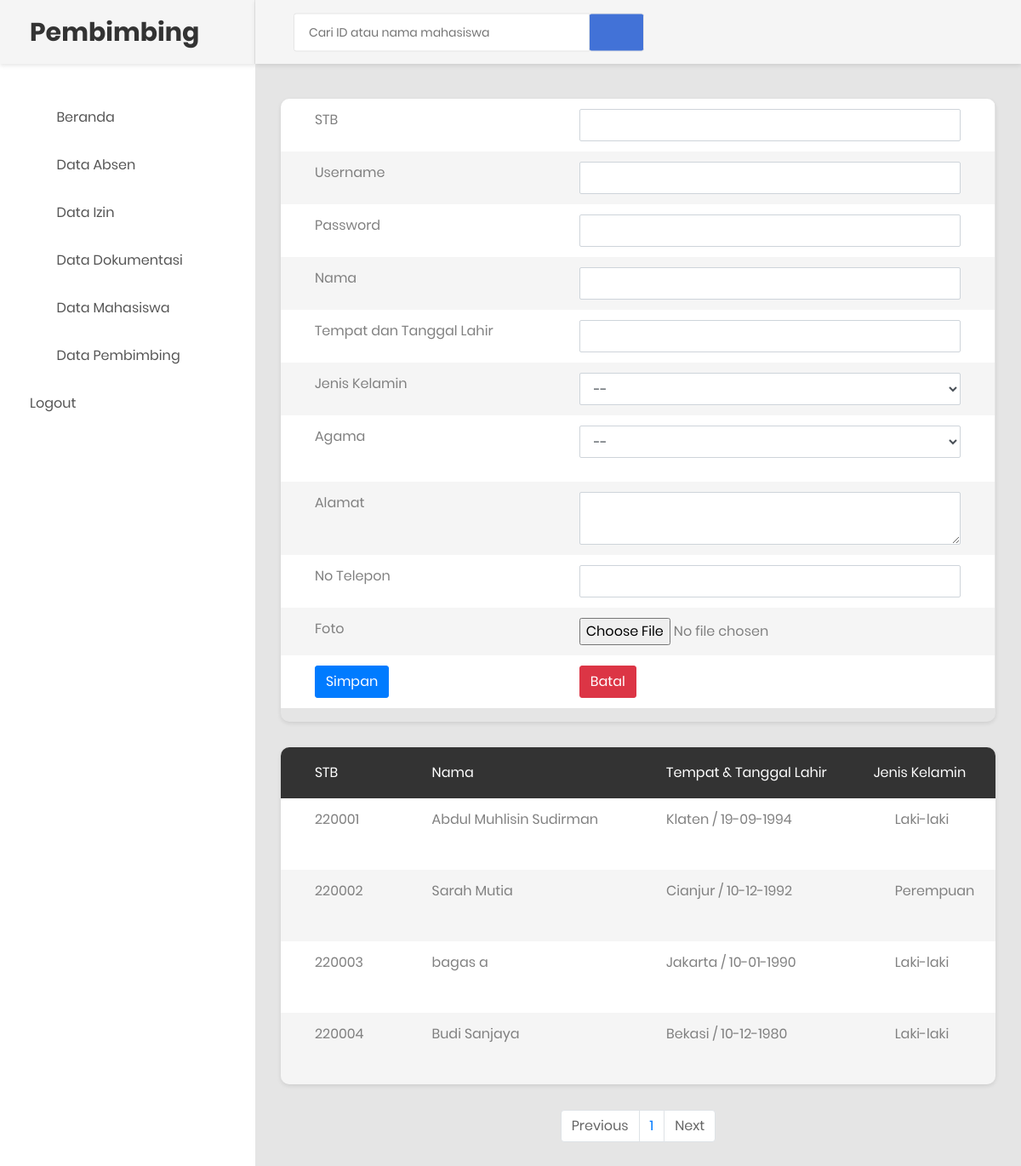
/pembimbing/data_mahasiswa.php (signed in), run on an earlier commit of the app's database.
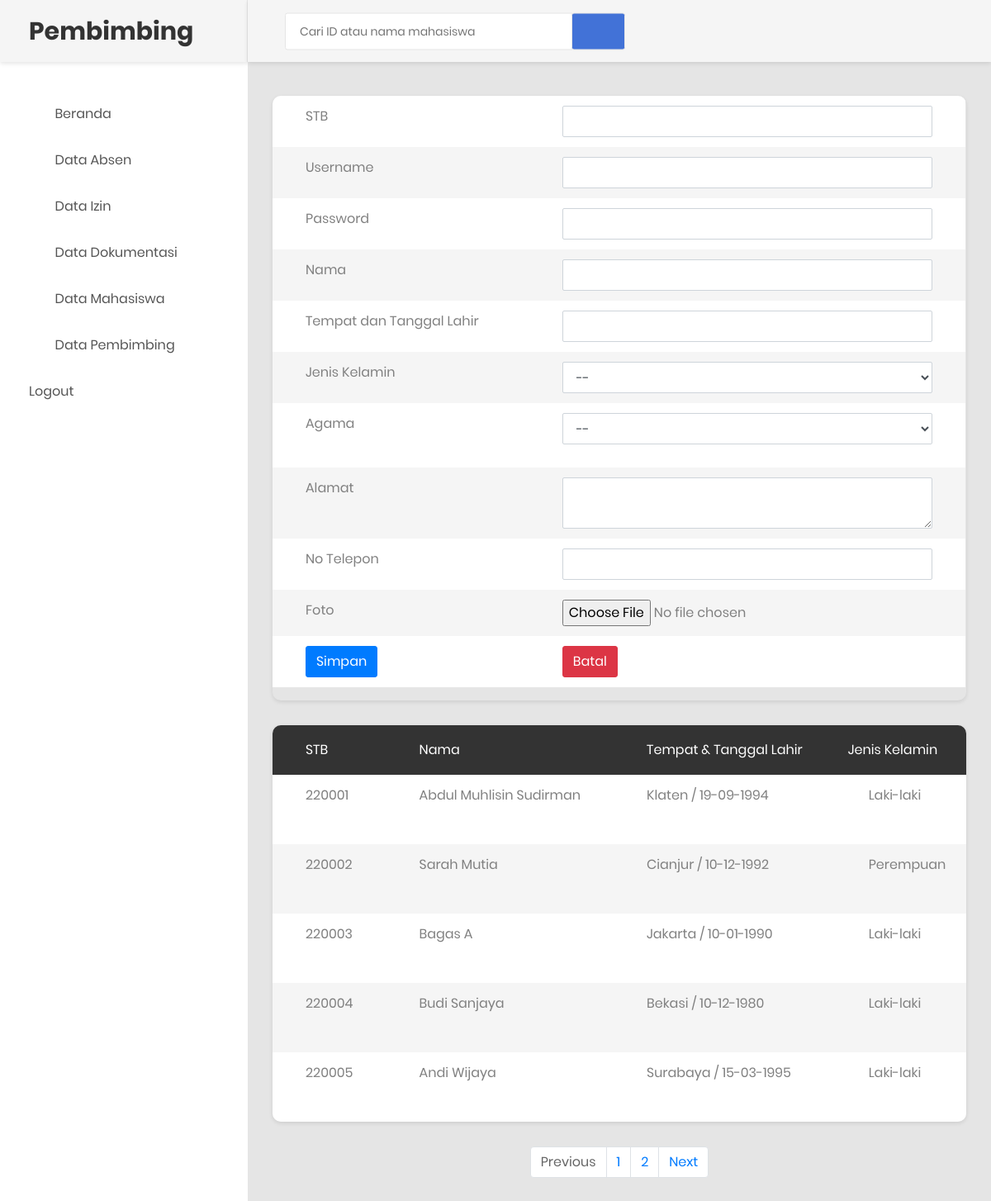
And on a later commit of the database.
### tables this page shows
CREATE TABLE `tb_mahasiswa` (
  `id_mahasiswa` int(11) NOT NULL AUTO_INCREMENT,
  `username` varchar(50) NOT NULL,
  `password` varchar(50) NOT NULL,
  `nama` varchar(255) NOT NULL,
  `tmp_tgl_lahir` varchar(255) NOT NULL,
  `jenkel` ENUM('Laki-laki', 'Perempuan') NOT NULL,
  `agama` varchar(255) NOT NULL,
  `alamat` text NOT NULL,
  `no_tel` varchar(18) NOT NULL,
  `foto` varchar(50) NOT NULL,
  PRIMARY KEY (`id_mahasiswa`)
);

### pembimbing/paging.php (the view, shortened to what this page needs)
<head>
</head>
<?php
include '../koneksi.php';
$batas = 5;
$halaman = isset($_GET['halaman']) ? (int)$_GET['halaman'] : 1;
$halaman_awal = ($halaman > 1) ? ($halaman * $batas) - $batas : 0;
$next = $halaman + 1;
$data = mysqli_query($koneksi, "SELECT * FROM tb_mahasiswa");
$jumlah_data = mysqli_num_rows($data);
$total_halaman = ceil($jumlah_data / $batas);
$data_karyawan = mysqli_query($koneksi, "SELECT * FROM tb_mahasiswa LIMIT $halaman_awal, $batas");
while ($row = mysqli_fetch_array($data_karyawan)) {
?>
    <tr>
        <td><?php echo $row['id_mahasiswa']; ?></td>
        <td><?php echo $row['nama']; ?></td>
        <td><?php echo $row['tmp_tgl_lahir']; ?></td>
        <td><?php echo $row['jenkel']; ?></td>
    </tr>
<?php } ?>

### pembimbing/data_mahasiswa.php (shortened to what this page needs)
<!DOCTYPE html>
<html lang="en">
<head>
    <link rel="stylesheet" href="https://maxcdn.bootstrapcdn.com/bootstrap/4.5.2/css/bootstrap.min.css">
    <link rel="stylesheet" type="text/css" href="../css/bootstrap.css" media="all">
    <link href="../css/font-face.css" rel="stylesheet" media="all">
    <link href="../vendor/font-awesome-4.7/css/font-awesome.min.css" rel="stylesheet" media="all">
    <link href="../vendor/font-awesome-5/css/fontawesome-all.min.css" rel="stylesheet" media="all">
    <link href="../vendor/mdi-font/css/material-design-iconic-font.min.css" rel="stylesheet" media="all">
    <link href="../vendor/bootstrap-4.1/bootstrap.min.css" rel="stylesheet" media="all">
    <link href="../vendor/animsition/animsition.min.css" rel="stylesheet" media="all">
    <link href="../vendor/bootstrap-progressbar/bootstrap-progressbar-3.3.4.min.css" rel="stylesheet" media="all">
    <link href="../vendor/wow/animate.css" rel="stylesheet" media="all">
    <link href="../vendor/css-hamburgers/hamburgers.min.css" rel="stylesheet" media="all">
    <link href="../vendor/slick/slick.css" rel="stylesheet" media="all">
    <link href="../vendor/select2/select2.min.css" rel="stylesheet" media="all">
    <link href="../vendor/perfect-scrollbar/perfect-scrollbar.css" rel="stylesheet" media="all">
    <link href="../css/theme.css" rel="stylesheet" media="all">
</head>
<body class="animsition">
    <div class="page-wrapper">
        <aside class="menu-sidebar d-none d-lg-block">
            <div class="logo">
                <a href="#">
                    <h2>Pembimbing</h2>
                </a>
            </div>
            <div class="menu-sidebar__content js-scrollbar1">
                <nav class="navbar-sidebar">
                    <ul class="list-unstyled navbar__list">
                        <li class="has-sub">
                            <a class="js-arrow" href="dashboard.php">
                                <i class="fas fa-tachometer-alt"></i>Beranda</a>
                        </li>
                        <li>
                            <a href="data_absen.php">
                                <i class="fas fa-calendar-alt"></i>Data Absen</a>
                        </li>
                        <li>
                            <a href="data_izin.php">
                                <i class="fas fa-calendar-alt"></i>Data Izin</a>
                        </li>
                        <li>
                            <a href="data_dokumentasi.php">
                                <i class="fas fa-calendar-alt"></i>Data Dokumentasi</a>
                        </li>
                        <li>
                            <a href="data_mahasiswa.php">
                                <i class="fas fa-chart-bar"></i>Data Mahasiswa</a>
                        </li>
                        <li>
                            <a href="data_pembimbing.php">
                                <i class="fas fa-table"></i>Data Pembimbing</a>
                        </li>
                        <li>
                            <a href="logout.php">Logout</a>
                        </li>
                    </ul>
                </nav>
            </div>
        </aside>
        <div class="page-container">
            <header class="header-desktop">
                <div class="section__content section__content--p30">
                    <div class="container-fluid">
                        <div class="header-wrap">
                            <form class="form-header" action="prospenkar.php" method="POST">
                                <input class="au-input au-input--xl" autocomplete="off" type="text" name="cari" placeholder="Cari ID atau nama mahasiswa" />
                                <button class="au-btn--submit" type="submit">
                                    <i class="zmdi zmdi-search"></i>
                                </button>
                            </form>
                        </div>
                    </div>
                </div>
            </header>
            <div class="main-content">
                <div class="section__content section__content--p30">
                    <div class="container-fluid">
                        <div class="row">
                            <div class="table-responsive table--no-card m-b-30">
                                <form action="dt_mahasiswa_sv.php" enctype="multipart/form-data" method="post">
                                    <div class="form-group">
                                        <table class="table table-borderless table-striped table-earning">
                                            <tbody>
                                                <tr>
                                                    <td>STB</td>
                                                    <td>
                                                        <input type="text" class="form-control" maxlength="9" required="" name="id_mahasiswa" autocomplete="off" size="25px" maxlength="25px">
                                                    </td>
                                                </tr>
                                                <tr>
                                                    <td>Username</td>
                                                    <td>
                                                        <input type="text" class="form-control" required="" name="username" autocomplete="off">
                                                    </td>
                                                </tr>
                                                <tr>
                                                    <td>Password</td>
                                                    <td>
                                                        <input type="text" class="form-control" required="" name="password" autocomplete="off">
                                                    </td>
                                                </tr>
                                                <tr>
                                                    <td>Nama</td>
                                                    <td><input type="text" class="form-control" required="" name="nama" autocomplete="off"></td>
                                                </tr>
                                                <tr>
                                                    <td>Tempat dan Tanggal Lahir</td>
                                                    <td><input type="text" class="form-control" required="" name="tmp_tgl_lahir" autocomplete="off"></td>
                                                </tr>
                                                <tr>
                                                    <td>Jenis Kelamin</td>
                                                    <td>
                                                        <select class="form-control" required="" name="jenkel">
                                                            <option>--</option>
                                                        </select>
                                                    </td>
                                                </tr>
                                                <tr>
                                                    <td>Agama</td>
                                                    <td>
                                                        <div class="form-group">
                                                            <select class="form-control" required="" name="agama">
                                                                <option>--</option>
                                                            </select>
                                                        </div>
                                                    </td>
                                                </tr>
                                                <tr>
                                                    <td>Alamat</td>
                                                    <td><textarea class="form-control" required="" name="alamat" autocomplete="off"></textarea> </td>
                                                </tr>
                                                <tr>
                                                    <td>No Telepon</td>
                                                    <td><input type="text" autocomplete="off" maxlength="18" required="" class="form-control" name="no_tel"></td>
                                                </tr>
                                                <tr>
                                                    <td>Foto</td>
                                                    <td><input type="file" name="foto" required=""></td>
                                                </tr>
                                                <tr>
                                                    <td><button type="submit" name="simpan" class="btn btn-primary">Simpan</button></td>
                                                    <td><input type="reset" name="" value="Batal" class="btn btn-danger"></td>
                                                </tr>
                                            </tbody>
                                        </table>
                                    </div>
                                </form>
                            </div>
                        </div>
                        <?php
                        include '../koneksi.php';
                        ?>
                        <div class="row">
                            <div class="table-responsive table--no-card m-b-30">
                                <table class="table table-borderless table-striped table-earning">
                                    <thead>
                                        <tr>
                                            <th>STB</th>
                                            <th>Nama</th>
                                            <th>Tempat & tanggal lahir</th>
                                            <th class="text-right">Jenis Kelamin</th>
                                        </tr>
                                    </thead>
                                    <tbody>
                                        <?php
                                        include 'paging.php';
                                        ?>
                                    </tbody>
                                </table>
                            </div>
                        </div>
                        <ul class="pagination justify-content-center">
                            <li class="page-item">
                                <a class="page-link" <?php if ($halaman > 1) {
                                                            echo "href='?halaman=$Previous'";
                                                        } ?>>Previous</a>
                            </li>
                            <?php
                            for ($x = 1; $x <= $total_halaman; $x++) {
                            ?>
                                <li class="page-item"><a class="page-link" href="?halaman=<?php echo $x ?>"><?php echo $x; ?></a></li>
                            <?php
                            }
                            ?>
                            <li class="page-item">
                                <a class="page-link" <?php if ($halaman < $total_halaman) {
                                                            echo "href='?halaman=$next'";
                                                        } ?>>Next</a>
                            </li>
                        </ul>
                    </div>
                </div>
            </div>
        </div>
</body>
</html>

What changed in the data, as far as the page shows it:
changed tb_mahasiswa id 220003: nama "bagas a" → "Bagas A"
added tb_mahasiswa: id_mahasiswa "220005", nama "Andi Wijaya", tmp_tgl_lahir "Surabaya / 15-03-1995", jenkel "Laki-laki"
Also different on the page:
new list line: "2"
